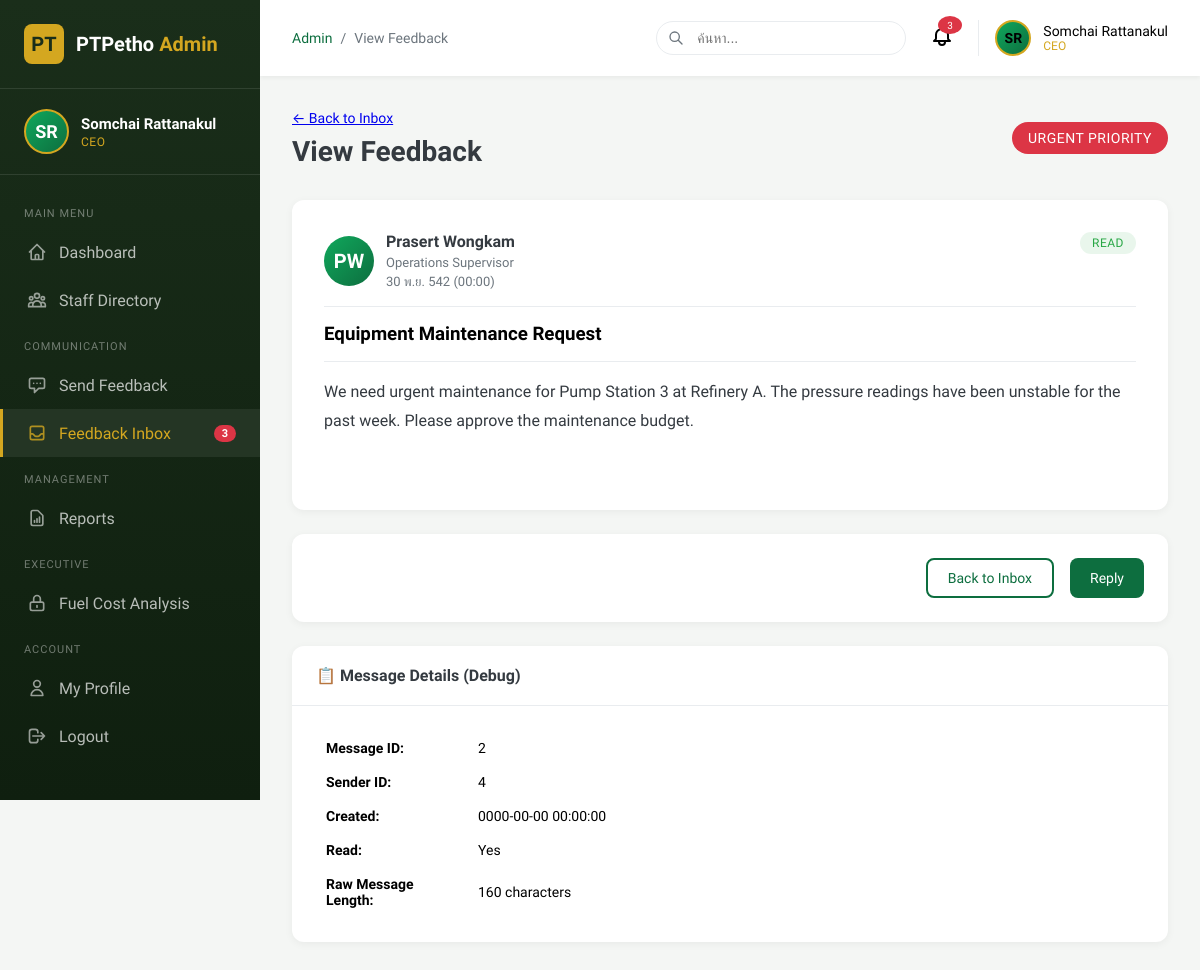
/ptpetho-admin/feedback-view.php?id=2 (signed in), run on the app's committed database.
### tables this page shows
CREATE TABLE IF NOT EXISTS users (
    id INT AUTO_INCREMENT PRIMARY KEY,
    username VARCHAR(50) NOT NULL UNIQUE,
    password_hash VARCHAR(255) NOT NULL,
    email VARCHAR(100),
    full_name VARCHAR(100),
    role ENUM('user', 'admin', 'superadmin', 'ceo') DEFAULT 'user',
    department VARCHAR(100),
    avatar VARCHAR(255) DEFAULT 'default.png',
    is_active BOOLEAN DEFAULT TRUE,
    created_at TIMESTAMP DEFAULT CURRENT_TIMESTAMP,
    last_login TIMESTAMP NULL,
    INDEX idx_username (username),
    INDEX idx_role (role)
);

CREATE TABLE IF NOT EXISTS admin_feedback (
    id INT AUTO_INCREMENT PRIMARY KEY,
    sender_id INT,
    sender_name VARCHAR(100),
    sender_role VARCHAR(50),
    subject VARCHAR(200),
    message TEXT,
    priority ENUM('low', 'medium', 'high', 'urgent') DEFAULT 'medium',
    is_read BOOLEAN DEFAULT FALSE,
    read_by VARCHAR(50) NULL,
    created_at TIMESTAMP DEFAULT CURRENT_TIMESTAMP,
    read_at TIMESTAMP NULL,
    INDEX idx_is_read (is_read),
    INDEX idx_priority (priority)
);

### src/includes/functions.php (called while the page is built, shortened)
<?php
function getCurrentUser() {
    $db = getDB();
    $userId = (int)$_SESSION['user_id'];
    $result = $db->query("SELECT * FROM users WHERE id = $userId");
    if ($result && $result->num_rows > 0) {
        return $result->fetch_assoc();
    }
    return null;
}
function hasRole($role) {
    $user = getCurrentUser();
    if (is_array($role)) {
        return in_array($user['role'], $role);
    }
    return $user['role'] === $role;
}
function isCEO() {
    return hasRole('ceo');
}
function getFeedback($id) {
    $db = getDB();
    $id = (int)$id;
    $result = $db->query("SELECT * FROM admin_feedback WHERE id = $id");
    if ($result && $result->num_rows > 0) {
        $feedback = $result->fetch_assoc();
        return $feedback;
    }
    return null;
}
function getDashboardStats() {
    $db = getDB();
    $stats = [];
    $result = $db->query("SELECT COUNT(*) as count FROM ptpetho_staff WHERE status = 'active'");
    $stats['total_staff'] = $result->fetch_assoc()['count'];
    $result = $db->query("SELECT COUNT(*) as count FROM admin_feedback WHERE is_read = FALSE");
    $stats['unread_feedback'] = $result->fetch_assoc()['count'];
    $result = $db->query("SELECT COUNT(*) as count FROM audit_log WHERE action = 'LOGIN_SUCCESS' AND DATE(created_at) = CURDATE()");
    $stats['today_logins'] = $result->fetch_assoc()['count'];
    $stats['total_revenue'] = '฿125.8B';
    return $stats;
}
function getInitials($name) {
    $words = explode(' ', $name);
    $initials = '';
    foreach ($words as $word) {
        if (!empty($word)) {
            $initials .= mb_substr($word, 0, 1);
        }
    }
    return mb_strtoupper(mb_substr($initials, 0, 2));
}
function formatThaiDate($date) {
    $timestamp = strtotime($date);
    $thaiMonths = [
        1 => 'ม.ค.', 2 => 'ก.พ.', 3 => 'มี.ค.', 4 => 'เม.ย.',
        5 => 'พ.ค.', 6 => 'มิ.ย.', 7 => 'ก.ค.', 8 => 'ส.ค.',
        9 => 'ก.ย.', 10 => 'ต.ค.', 11 => 'พ.ย.', 12 => 'ธ.ค.'
    ];
    $day = date('j', $timestamp);
    $month = $thaiMonths[(int)date('n', $timestamp)];
    $year = date('Y', $timestamp) + 543;
    return "$day $month $year";
}

### src/ptpetho-admin/feedback-view.php (the view, shortened to what this page needs)
<?php
$pageTitle = 'View Feedback';
$currentPage = 'feedback-inbox';
require_once __DIR__ . '/../includes/admin-header.php';
$feedbackId = isset($_GET['id']) ? (int)$_GET['id'] : 0;
$feedback = getFeedback($feedbackId);
?>
<div class="content-header">
    <div>
        <a href="/ptpetho-admin/feedback-inbox.php" class="text-muted" style="font-size: 0.875rem;">
            ← Back to Inbox
        </a>
        <h1 style="margin-top: 0.5rem;">View Feedback</h1>
    </div>
    <span class="badge priority-<?= $feedback['priority'] ?>" style="font-size: 0.875rem; padding: 0.5rem 1rem;">
        <?= strtoupper($feedback['priority']) ?> PRIORITY
    </span>
</div>
<div class="feedback-message">
    <div class="feedback-header">
        <div class="feedback-sender">
            <div class="feedback-avatar">
                <?= getInitials($feedback['sender_name']) ?>
            </div>
            <div class="feedback-meta">
                <strong><?= htmlspecialchars($feedback['sender_name']) ?></strong>
                <span><?= htmlspecialchars($feedback['sender_role']) ?></span>
                <span><?= formatThaiDate($feedback['created_at']) ?> (<?= date('H:i', strtotime($feedback['created_at'])) ?>)</span>
            </div>
        </div>
        <div>
            <?php if ($feedback['is_read']): ?>
            <span class="badge badge-success">Read</span>
            <?php else: ?>
            <span class="badge badge-warning">Unread</span>
            <?php endif; ?>
        </div>
    </div>
    <div style="margin-bottom: 1rem;">
        <h3 style="margin: 0;"><?= htmlspecialchars($feedback['subject']) ?></h3>
    </div>
    <hr style="border: none; border-top: 1px solid var(--light-gray); margin: 1rem 0;">
    <div class="feedback-content" style="line-height: 1.8; min-height: 100px;">
        <?= $feedback['message'] ?>
    </div>
</div>
<div class="panel">
    <div class="panel-body" style="display: flex; gap: 1rem; justify-content: flex-end;">
        <a href="/ptpetho-admin/feedback-inbox.php" class="btn btn-outline">
            Back to Inbox
        </a>
        <button class="btn btn-primary" onclick="alert('Reply feature coming soon!')">
            Reply
        </button>
    </div>
</div>
<div class="panel" style="margin-top: 1.5rem;">
    <div class="panel-header">
        <h3 class="panel-title">📋 Message Details (Debug)</h3>
    </div>
    <div class="panel-body">
        <table style="width: 100%; font-size: 0.875rem;">
            <tr>
                <td style="padding: 0.5rem; width: 150px;"><strong>Message ID:</strong></td>
                <td style="padding: 0.5rem;"><?= $feedback['id'] ?></td>
            </tr>
            <tr>
                <td style="padding: 0.5rem;"><strong>Sender ID:</strong></td>
                <td style="padding: 0.5rem;"><?= $feedback['sender_id'] ?></td>
            </tr>
            <tr>
                <td style="padding: 0.5rem;"><strong>Created:</strong></td>
                <td style="padding: 0.5rem;"><?= $feedback['created_at'] ?></td>
            </tr>
            <tr>
                <td style="padding: 0.5rem;"><strong>Read:</strong></td>
                <td style="padding: 0.5rem;"><?= $feedback['is_read'] ? 'Yes' : 'No' ?> <?= $feedback['read_at'] ? '(' . $feedback['read_at'] . ')' : '' ?></td>
            </tr>
            <tr>
                <td style="padding: 0.5rem;"><strong>Raw Message Length:</strong></td>
                <td style="padding: 0.5rem;"><?= strlen($feedback['message']) ?> characters</td>
            </tr>
        </table>
    </div>
</div>
<?php require_once __DIR__ . '/../includes/admin-footer.php'; ?>

### src/includes/admin-header.php (shortened to what this page needs)
<?php
require_once __DIR__ . '/functions.php';
$stats = getDashboardStats();
?>
<!DOCTYPE html>
<html lang="th">
<head>
    <link rel="stylesheet" href="/assets/css/admin.css">
</head>
<body class="admin-body">
    <div class="admin-wrapper">
        <?php include __DIR__ . '/admin-sidebar.php'; ?>
        <main class="admin-main">
            <header class="admin-header">
                <div class="header-left">
                    <div class="header-breadcrumb">
                        <a href="/ptpetho-admin/dashboard.php">Admin</a>
                        <span>/</span>
                        <span><?= $pageTitle ?? 'Dashboard' ?></span>
                    </div>
                </div>
                <div class="header-right">
                    <div class="header-search">
                        <svg xmlns="http://www.w3.org/2000/svg" fill="none" viewBox="0 0 24 24" stroke="currentColor">
                            <path stroke-linecap="round" stroke-linejoin="round" stroke-width="2" d="M21 21l-6-6m2-5a7 7 0 11-14 0 7 7 0 0114 0z" />
                        </svg>
                        <input type="text" placeholder="ค้นหา...">
                    </div>
                    <div class="header-notifications">
                        <?php if ($stats['unread_feedback'] > 0): ?>
                            <span class="badge"><?= $stats['unread_feedback'] ?></span>
                        <?php endif; ?>
                    </div>
                    <div style="display:flex;align-items:center;gap:0.75rem;padding-left:1rem;border-left:1px solid var(--light-gray);">
                        <div class="user-avatar" style="width:36px;height:36px;font-size:0.875rem;">
                            <?= getInitials($currentUser['full_name']) ?>
                        </div>
                        <div>
                            <div style="font-size:0.875rem;font-weight:500;"><?= htmlspecialchars($currentUser['full_name']) ?></div>
                            <div style="font-size:0.75rem;color:var(--accent-gold);text-transform:uppercase;"><?= $currentUser['role'] ?></div>
                        </div>
                    </div>
                </div>
            </header>
            <div class="admin-content">

### src/includes/admin-sidebar.php (shortened to what this page needs)
<?php
$currentUser = getCurrentUser();
$unreadFeedback = $stats['unread_feedback'] ?? 0;
?>
<aside class="admin-sidebar">
    <div class="sidebar-header">
        <div class="sidebar-logo">PT</div>
        <div class="sidebar-brand">PTPetho <span>Admin</span></div>
    </div>
    <div class="sidebar-user">
        <div class="user-avatar">
            <?= getInitials($currentUser['full_name']) ?>
        </div>
        <div class="user-info">
            <div class="user-name"><?= htmlspecialchars($currentUser['full_name']) ?></div>
            <div class="user-role"><?= strtoupper($currentUser['role']) ?></div>
        </div>
    </div>
    <nav class="sidebar-nav">
        <div class="nav-section">Main Menu</div>
        <ul>
            <li class="nav-item">
                <a href="/ptpetho-admin/dashboard.php" class="nav-link <?= ($currentPage ?? '') === 'dashboard' ? 'active' : '' ?>">
                    <span>Dashboard</span>
                </a>
            </li>
            <li class="nav-item">
                <a href="/ptpetho-admin/search.php" class="nav-link <?= ($currentPage ?? '') === 'search' ? 'active' : '' ?>">
                    <span>Staff Directory</span>
                </a>
            </li>
        </ul>
        <div class="nav-section">Communication</div>
        <ul>
            <li class="nav-item">
                <a href="/ptpetho-admin/feedback.php" class="nav-link <?= ($currentPage ?? '') === 'feedback' ? 'active' : '' ?>">
                    <svg class="nav-icon" xmlns="http://www.w3.org/2000/svg" fill="none" viewBox="0 0 24 24" stroke="currentColor">
                        <path stroke-linecap="round" stroke-linejoin="round" stroke-width="2" d="M8 10h.01M12 10h.01M16 10h.01M9 16H5a2 2 0 01-2-2V6a2 2 0 012-2h14a2 2 0 012 2v8a2 2 0 01-2 2h-5l-5 5v-5z" />
                    </svg>
                    <span>Send Feedback</span>
                </a>
            </li>
            <li class="nav-item">
                <a href="/ptpetho-admin/feedback-inbox.php" class="nav-link <?= ($currentPage ?? '') === 'feedback-inbox' ? 'active' : '' ?>">
                    <span>Feedback Inbox</span>
                    <?php if ($unreadFeedback > 0): ?>
                        <span class="nav-badge"><?= $unreadFeedback ?></span>
                    <?php endif; ?>
                </a>
            </li>
        </ul>
        <?php if (hasRole(['superadmin', 'ceo'])): ?>
        <div class="nav-section">Management</div>
        <ul>
            <li class="nav-item">
                <a href="/ptpetho-admin/reports.php" class="nav-link <?= ($currentPage ?? '') === 'reports' ? 'active' : '' ?>">
                    <svg class="nav-icon" xmlns="http://www.w3.org/2000/svg" fill="none" viewBox="0 0 24 24" stroke="currentColor">
                        <path stroke-linecap="round" stroke-linejoin="round" stroke-width="2" d="M9 17v-2m3 2v-4m3 4v-6m2 10H7a2 2 0 01-2-2V5a2 2 0 012-2h5.586a1 1 0 01.707.293l5.414 5.414a1 1 0 01.293.707V19a2 2 0 01-2 2z" />
                    </svg>
                    <span>Reports</span>
                </a>
            </li>
        </ul>
        <?php endif; ?>
        <?php if (isCEO()): ?>
        <div class="nav-section">Executive</div>
        <ul>
            <li class="nav-item">
                <a href="/ptpetho-admin/fuel-cost.php" class="nav-link <?= ($currentPage ?? '') === 'fuel-cost' ? 'active' : '' ?>">
                    <svg class="nav-icon" xmlns="http://www.w3.org/2000/svg" fill="none" viewBox="0 0 24 24" stroke="currentColor">
                        <path stroke-linecap="round" stroke-linejoin="round" stroke-width="2" d="M12 15v2m-6 4h12a2 2 0 002-2v-6a2 2 0 00-2-2H6a2 2 0 00-2 2v6a2 2 0 002 2zm10-10V7a4 4 0 00-8 0v4h8z" />
                    </svg>
                    <span>Fuel Cost Analysis</span>
                </a>
            </li>
        </ul>
        <?php endif; ?>
        <div class="nav-section">Account</div>
        <ul>
            <li class="nav-item">
                <a href="/ptpetho-admin/profile.php" class="nav-link <?= ($currentPage ?? '') === 'profile' ? 'active' : '' ?>">
                    <svg class="nav-icon" xmlns="http://www.w3.org/2000/svg" fill="none" viewBox="0 0 24 24" stroke="currentColor">
                        <path stroke-linecap="round" stroke-linejoin="round" stroke-width="2" d="M16 7a4 4 0 11-8 0 4 4 0 018 0zM12 14a7 7 0 00-7 7h14a7 7 0 00-7-7z" />
                    </svg>
                    <span>My Profile</span>
                </a>
            </li>
            <li class="nav-item">
                <a href="/ptpetho-admin/logout.php" class="nav-link">
                    <svg class="nav-icon" xmlns="http://www.w3.org/2000/svg" fill="none" viewBox="0 0 24 24" stroke="currentColor">
                        <path stroke-linecap="round" stroke-linejoin="round" stroke-width="2" d="M17 16l4-4m0 0l-4-4m4 4H7m6 4v1a3 3 0 01-3 3H6a3 3 0 01-3-3V7a3 3 0 013-3h4a3 3 0 013 3v1" />
                    </svg>
                    <span>Logout</span>
                </a>
            </li>
        </ul>
    </nav>
</aside>

### data on the page
users: full_name "SR", full_name "Somchai Rattanakul", role "CEO"
admin_feedback: priority "URGENT", sender_name "PW", sender_name "Prasert Wongkam", sender_role "Operations Supervisor", created_at "30 พ.ย. 542", created_at "00:00", subject "Equipment Maintenance Request", message "We need urgent maintenance for Pump Station 3 at Refinery A. The pressure readings have been unstable for the past week. Please approve the maintenance budget.", id "2", sender "4", created_at "0000-00-00 00:00:00", message "160"

### other printed values
$unreadFeedback "3"
$pageTitle "View Feedback"
$stats['unread_feedback'] "3"
